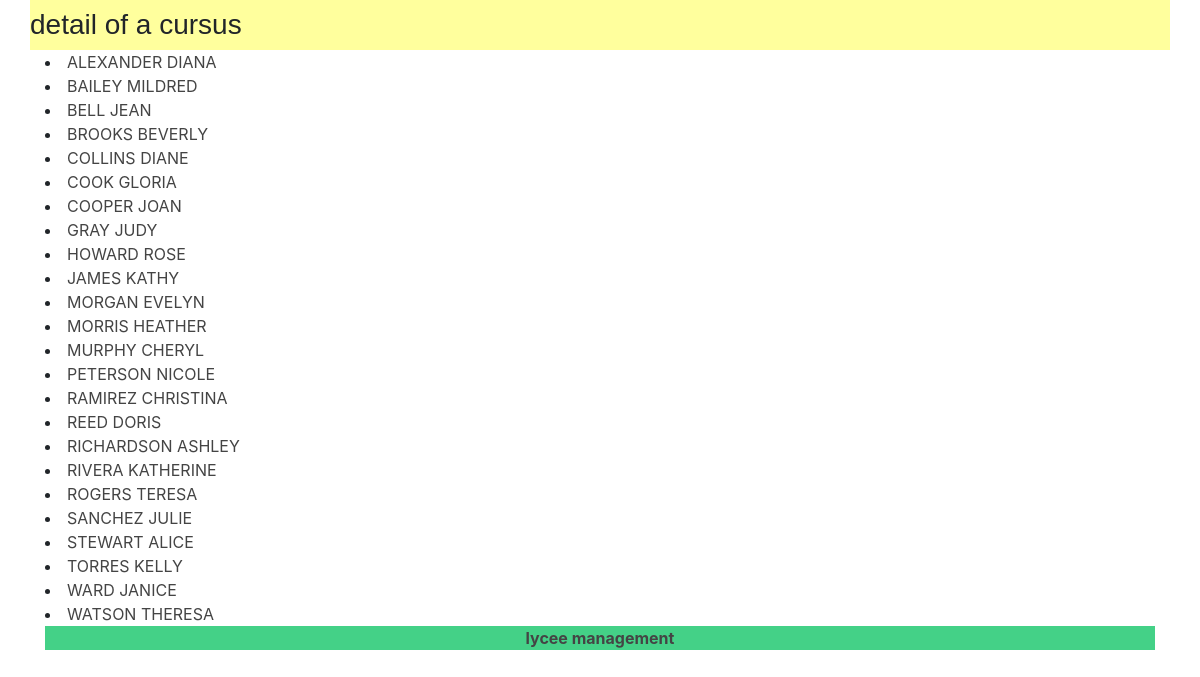
The app's page /lycee/9 with its own data.
### lycee/models.py (models this page shows)
class Student(models.Model):
  first_name = models.CharField(
    max_length=50,
    blank=False,
    null=False
    )
  birth_date = models.DateField(
    verbose_name='date of birth',
    blank=False,
    null=False
    )

### lycee/views.py (the view)
# urls.py: path('lycee/<int:cursus_id>',views.detail_cursus,name='detail_cursus'),
def detail_cursus(request,cursus_id):
  result_list = Student.objects.filter(cursus=cursus_id).order_by('last_name')
  context = {
    'liste' : result_list,
  }
  return render(request,'lycee/detail_cursus.html',context)

### lycee/templates/lycee/detail_cursus.html (shortened to what this page needs)
{% extends "master.html" %}
{% load static %}
{% if liste %}
  {% block title %}
    <h3>detail of a cursus</h3>
  {% endblock %}
  {% block content %}
    <div class="container">
      {% for student in liste %}
        <div class="row">
          <div class = "col">
            <li> <a href="student/{{student.id }}">{{student.last_name}} {{student.first_name}}</li>
          </div>
        </div>
      {% endfor %}
    </div>
  {% endblock %}
{% else %}
  <p> No cursus to show .</p>
{% endif %}

### lycee/static/lycee/style.css (style rules this page uses)
a { color : #444444; }
html { position: relative; min-height: 100%; }

### records on screen
Student: last_name "ALEXANDER", first_name "DIANA"
Student: last_name "BAILEY", first_name "MILDRED"
Student: last_name "BELL", first_name "JEAN"
Student: last_name "BROOKS", first_name "BEVERLY"
Student: last_name "COLLINS", first_name "DIANE"
Student: last_name "COOK", first_name "GLORIA"
Student: last_name "COOPER", first_name "JOAN"
Student: last_name "GRAY", first_name "JUDY"
Student: last_name "HOWARD", first_name "ROSE"
Student: last_name "JAMES", first_name "KATHY"
Student: last_name "MORGAN", first_name "EVELYN"
Student: last_name "MORRIS", first_name "HEATHER"
Student: last_name "MURPHY", first_name "CHERYL"
Student: last_name "PETERSON", first_name "NICOLE"
Student: last_name "RAMIREZ", first_name "CHRISTINA"
Student: last_name "REED", first_name "DORIS"
Student: last_name "RICHARDSON", first_name "ASHLEY"
Student: last_name "RIVERA", first_name "KATHERINE"
Student: last_name "ROGERS", first_name "TERESA"
Student: last_name "SANCHEZ", first_name "JULIE"
Student: last_name "STEWART", first_name "ALICE"
Student: last_name "TORRES", first_name "KELLY"
Student: last_name "WARD", first_name "JANICE"
Student: last_name "WATSON", first_name "THERESA"
